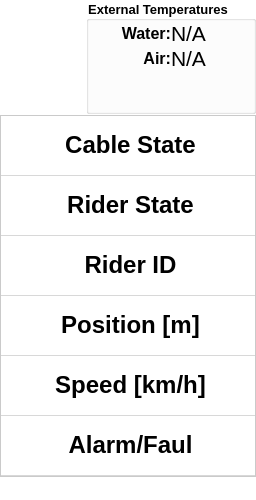
                  <widget class="QWidget" name="MainTab">
                   <property name="styleSheet">
                    <string notr="true">background-color: rgba(255, 255, 255, 0);</string>
                   </property>
                   <attribute name="title">
                    <string>Main</string>
                   </attribute>
                   <layout class="QGridLayout" name="gridLayout_11">
                    <property name="leftMargin">
                     <number>0</number>
                    </property>
                    <property name="topMargin">
                     <number>0</number>
                    </property>
                    <property name="rightMargin">
                     <number>0</number>
                    </property>
                    <property name="bottomMargin">
                     <number>0</number>
                    </property>
                    <property name="spacing">
                     <number>0</number>
                    </property>
                    <item row="0" column="0">
                     <layout class="QVBoxLayout" name="verticalLayout_4">
                      <property name="spacing">
                       <number>0</number>
                      </property>
                      <property name="bottomMargin">
                       <number>0</number>
                      </property>
                      <item>
                       <layout class="QHBoxLayout" name="horizontalLayout_17">
                        <property name="spacing">
                         <number>0</number>
                        </property>
                        <item>
                         <widget class="QLabel" name="logo_2">
                          <property name="maximumSize">
                           <size>
                            <width>276</width>
                            <height>16777215</height>
                           </size>
                          </property>
                          <property name="text">
                           <string/>
                          </property>
                          <property name="pixmap">
                           <pixmap resource="../../Experimental version/ui/Images.qrc">:/img/Img/logo.png</pixmap>
                          </property>
                          <property name="scaledContents">
                           <bool>false</bool>
                          </property>
                         </widget>
                        </item>
                        <item>
                         <widget class="Line" name="line_2">
                          <property name="orientation">
                           <enum>Qt::Vertical</enum>
                          </property>
                         </widget>
                        </item>
                        <item>
                         <spacer name="horizontalSpacer_26">
                          <property name="orientation">
                           <enum>Qt::Horizontal</enum>
                          </property>
                          <property name="sizeHint" stdset="0">
                           <size>
                            <width>40</width>
                            <height>20</height>
                           </size>
                          </property>
                         </spacer>
                        </item>
                        <item>
                         <widget class="QGroupBox" name="groupBox_2">
                          <property name="sizePolicy">
                           <sizepolicy hsizetype="Fixed" vsizetype="Preferred">
                            <horstretch>0</horstretch>
                            <verstretch>0</verstretch>
                           </sizepolicy>
                          </property>
                          <property name="font">
                           <font>
                            <pointsize>10</pointsize>
                            <weight>75</weight>
                            <bold>true</bold>
                           </font>
                          </property>
                          <property name="title">
                           <string>External Temperatures</string>
                          </property>
                          <layout class="QGridLayout" name="gridLayout_7">
                           <property name="leftMargin">
                            <number>0</number>
                           </property>
                           <property name="topMargin">
                            <number>0</number>
                           </property>
                           <property name="rightMargin">
                            <number>0</number>
                           </property>
                           <property name="bottomMargin">
                            <number>0</number>
                           </property>
                           <property name="spacing">
                            <number>0</number>
                           </property>
                           <item row="0" column="0">
                            <layout class="QVBoxLayout" name="verticalLayout_7">
                             <property name="spacing">
                              <number>0</number>
                             </property>
                             <item>
                              <layout class="QHBoxLayout" name="horizontalLayout_10">
                               <property name="spacing">
                                <number>0</number>
                               </property>
                               <item>
                                <widget class="QLabel" name="t_label_1">
                                 <property name="font">
                                  <font>
                                   <pointsize>12</pointsize>
                                   <weight>75</weight>
                                   <bold>true</bold>
                                  </font>
                                 </property>
                                 <property name="text">
                                  <string>Water:</string>
                                 </property>
                                 <property name="alignment">
                                  <set>Qt::AlignRight|Qt::AlignTrailing|Qt::AlignVCenter</set>
                                 </property>
                                </widget>
                               </item>
                               <item>
                                <widget class="QLabel" name="t_label_2">
                                 <property name="font">
                                  <font>
                                   <pointsize>16</pointsize>
                                  </font>
                                 </property>
                                 <property name="text">
                                  <string>N/A</string>
                                 </property>
                                </widget>
                               </item>
                              </layout>
                             </item>
                             <item>
                              <layout class="QHBoxLayout" name="horizontalLayout_22">
                               <property name="spacing">
                                <number>0</number>
                               </property>
                               <item>
                                <widget class="QLabel" name="t_label_3">
                                 <property name="font">
                                  <font>
                                   <pointsize>12</pointsize>
                                   <weight>75</weight>
                                   <bold>true</bold>
                                  </font>
                                 </property>
                                 <property name="text">
                                  <string>Air:</string>
                                 </property>
                                 <property name="alignment">
                                  <set>Qt::AlignRight|Qt::AlignTrailing|Qt::AlignVCenter</set>
                                 </property>
                                </widget>
                               </item>
                               <item>
                                <widget class="QLabel" name="t_label_4">
                                 <property name="font">
                                  <font>
                                   <pointsize>16</pointsize>
                                  </font>
                                 </property>
                                 <property name="text">
                                  <string>N/A</string>
                                 </property>
                                </widget>
                               </item>
                              </layout>
                             </item>
                             <item>
                              <spacer name="verticalSpacer_4">
                               <property name="orientation">
                                <enum>Qt::Vertical</enum>
                               </property>
                               <property name="sizeHint" stdset="0">
                                <size>
                                 <width>20</width>
                                 <height>40</height>
                                </size>
                               </property>
                              </spacer>
                             </item>
                            </layout>
                           </item>
                          </layout>
                         </widget>
                        </item>
                       </layout>
                      </item>
                      <item>
                       <widget class="QTableWidget" name="tableWidget">
                        <property name="sizePolicy">
                         <sizepolicy hsizetype="Expanding" vsizetype="Expanding">
                          <horstretch>0</horstretch>
                          <verstretch>0</verstretch>
                         </sizepolicy>
                        </property>
                        <property name="minimumSize">
                         <size>
                          <width>200</width>
                          <height>362</height>
                         </size>
                        </property>
                        <property name="maximumSize">
                         <size>
                          <width>16777215</width>
                          <height>360</height>
                         </size>
                        </property>
                        <property name="font">
                         <font>
                          <pointsize>18</pointsize>
                          <weight>75</weight>
                          <bold>true</bold>
                         </font>
                        </property>
                        <property name="styleSheet">
                         <string notr="true">background-color: rgba(255, 255, 255, 230);</string>
                        </property>
                        <property name="columnCount">
                         <number>1</number>
                        </property>
                        <attribute name="horizontalHeaderVisible">
                         <bool>false</bool>
                        </attribute>
                        <attribute name="horizontalHeaderCascadingSectionResizes">
                         <bool>true</bool>
                        </attribute>
                        <attribute name="horizontalHeaderMinimumSectionSize">
                         <number>200</number>
                        </attribute>
                        <attribute name="horizontalHeaderDefaultSectionSize">
                         <number>260</number>
                        </attribute>
                        <attribute name="horizontalHeaderHighlightSections">
                         <bool>false</bool>
                        </attribute>
                        <attribute name="verticalHeaderVisible">
                         <bool>false</bool>
                        </attribute>
                        <attribute name="verticalHeaderCascadingSectionResizes">
                         <bool>true</bool>
                        </attribute>
                        <attribute name="verticalHeaderMinimumSectionSize">
                         <number>60</number>
                        </attribute>
                        <attribute name="verticalHeaderDefaultSectionSize">
                         <number>60</number>
                        </attribute>
                        <attribute name="verticalHeaderHighlightSections">
                         <bool>false</bool>
                        </attribute>
                        <row>
                         <property name="text">
                          <string>State Cable</string>
                         </property>
                        </row>
                        <row>
                         <property name="text">
                          <string>State Rider</string>
                         </property>
                        </row>
                        <row>
                         <property name="text">
                          <string>ID Rider</string>
                         </property>
                        </row>
                        <row>
                         <property name="text">
                          <string>Position [m]</string>
                         </property>
                        </row>
                        <row>
                         <property name="text">
                          <string>Speed [km/h]</string>
                         </property>
                        </row>
                        <row>
                         <property name="text">
                          <string>Alarm/Faul</string>
                         </property>
                        </row>
                        <column>
                         <property name="text">
                          <string>test</string>
                         </property>
                         <property name="textAlignment">
                          <set>AlignCenter</set>
                         </property>
                        </column>
                        <item row="0" column="0">
                         <property name="text">
                          <string>Cable State</string>
                         </property>
                         <property name="textAlignment">
                          <set>AlignCenter</set>
                         </property>
                         <property name="flags">
                          <set>ItemIsEnabled</set>
                         </property>
                        </item>
                        <item row="1" column="0">
                         <property name="text">
                          <string>Rider State</string>
                         </property>
                         <property name="textAlignment">
                          <set>AlignCenter</set>
                         </property>
                         <property name="flags">
                          <set>ItemIsEnabled</set>
                         </property>
                        </item>
                        <item row="2" column="0">
                         <property name="text">
                          <string>Rider ID</string>
                         </property>
                         <property name="textAlignment">
                          <set>AlignCenter</set>
                         </property>
                         <property name="flags">
                          <set>ItemIsEnabled</set>
                         </property>
                        </item>
                        <item row="3" column="0">
                         <property name="text">
                          <string>Position [m]</string>
                         </property>
                         <property name="textAlignment">
                          <set>AlignCenter</set>
                         </property>
                         <property name="flags">
                          <set>ItemIsEnabled</set>
                         </property>
                        </item>
                        <item row="4" column="0">
                         <property name="text">
                          <string>Speed [km/h]</string>
                         </property>
                         <property name="textAlignment">
                          <set>AlignCenter</set>
                         </property>
                         <property name="flags">
                          <set>ItemIsEnabled</set>
                         </property>
                        </item>
                        <item row="5" column="0">
                         <property name="text">
                          <string>Alarm/Faul</string>
                         </property>
                         <property name="textAlignment">
                          <set>AlignCenter</set>
                         </property>
                         <property name="flags">
                          <set>ItemIsEnabled</set>
                         </property>
                        </item>
                       </widget>
                      </item>
                      <item>
                       <spacer name="verticalSpacer">
                        <property name="orientation">
                         <enum>Qt::Vertical</enum>
                        </property>
                        <property name="sizeType">
                         <enum>QSizePolicy::Maximum</enum>
                        </property>
                        <property name="sizeHint" stdset="0">
                         <size>
                          <width>0</width>
                          <height>24</height>
                         </size>
                        </property>
                       </spacer>
                      </item>
                     </layout>
                    </item>
                   </layout>
                  </widget>
